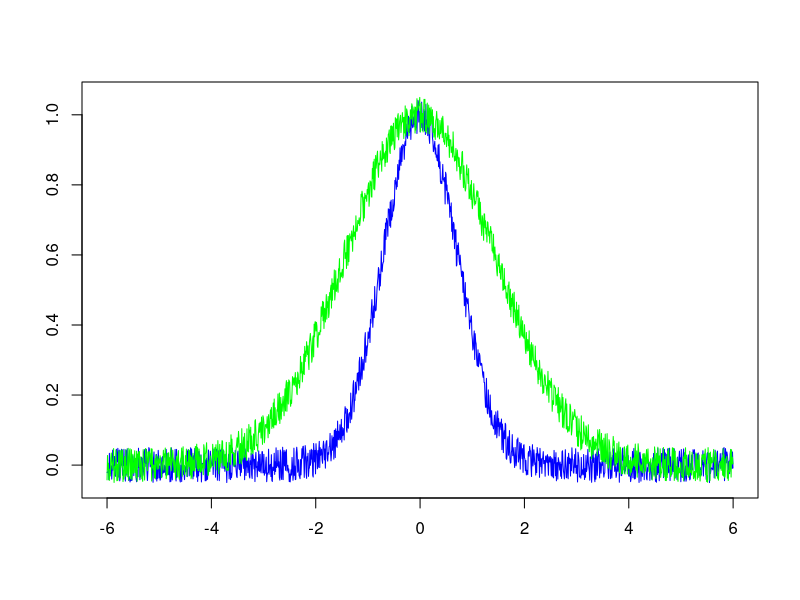

Write R code to recreate this figure. (Note: this script raises an error after producing the figure.)
lab_07 <- function() {
  A <- 1.0
  s1 <- 1.0
  s2 <- 2.0
  mult <- 6
  step <- 0.009
  NS <- 0.05
  t <- seq(-mult, mult, by = step)
  
  u1 <- A * exp(-(t/s1)^2) # заданный исходный сигнал
  u2 <- A * exp(-(t/s2)^2) # искажённый сигнал
  
  v1 <- fft(u1)
  v2 <- fft(u2)
  
  n1 <- runif(length(t), -NS, NS)
  n2 <- runif(length(t), -NS, NS)
  
  delta <- sd(n1)
  epsilon <- sd(n2)
  

  library(stats)
  # abs(ifft(fft(u2+n2) .* tikhonfilt(v1, v2, step, 2 * mult, delta, epsilon)))
  plot(t, u1 + n1, type = "l", col = "blue", ylim = c(min(u1+n1, u2+n2), max(u1+n1, u2+n2)), 
       xlab = "", ylab = "", main = "")
  lines(t, u2 + n2, col = "green")
  lines(t, abs(ifft(fft(u2 + n2) * tikhonfilt(v1, v2, step, 2*mult, delta, epsilon))), col = "magenta")
  legend("topright", c('Заданный исходный сигнал','Поврежденный сигнал','Фильтр искажающий сигнал'), 
         lty = 1, col = c("blue", "green", "magenta"))
}

tikhonfilt <- function(u1, u2, step, T, d, e) { # возвращает линию, которая исказила сигнал
  m <- 0:(length(u1)-1)
  mult <- step / length(u1)
  squ <- 1 + (2 * pi * m / T)^2
  alpha <- uniroot(rhofunc, c(0, 1), u1 = u1, u2 = u2, step = step, T = T, d = d, e = e)$root
  h <- 0:(length(u1)-1)
  for (k in 1:length(h)) {
    h[k] <- mult * sum(exp(2 * pi * 1i * k * m / length(u1)) * u1 * Conj(u2) / (Mod(u2)^2 * step^2 + alpha * squ))
  }
  return(h)
}

rhofunc <- function(x, u1, u2, step, T, d, e) {
  m <- 0:(length(u1)-1)
  mult <- step / length(u1)
  squ <- 1 + (2 * pi * m / T)^2
  beta <- mult * sum(x^2 * squ * Mod(u1)^2 / (Mod(u2)^2 * step^2 + x * squ)^2)
  gamma <- mult * sum(Mod(u2)^2 * step^2 * Mod(u1)^2 * squ / (Mod(u2)^2 * step^2 + x * (1 + 2 * pi * m / T)^2)^2)
  return(beta - (d + e * sqrt(gamma))^2)
}

lab_07()